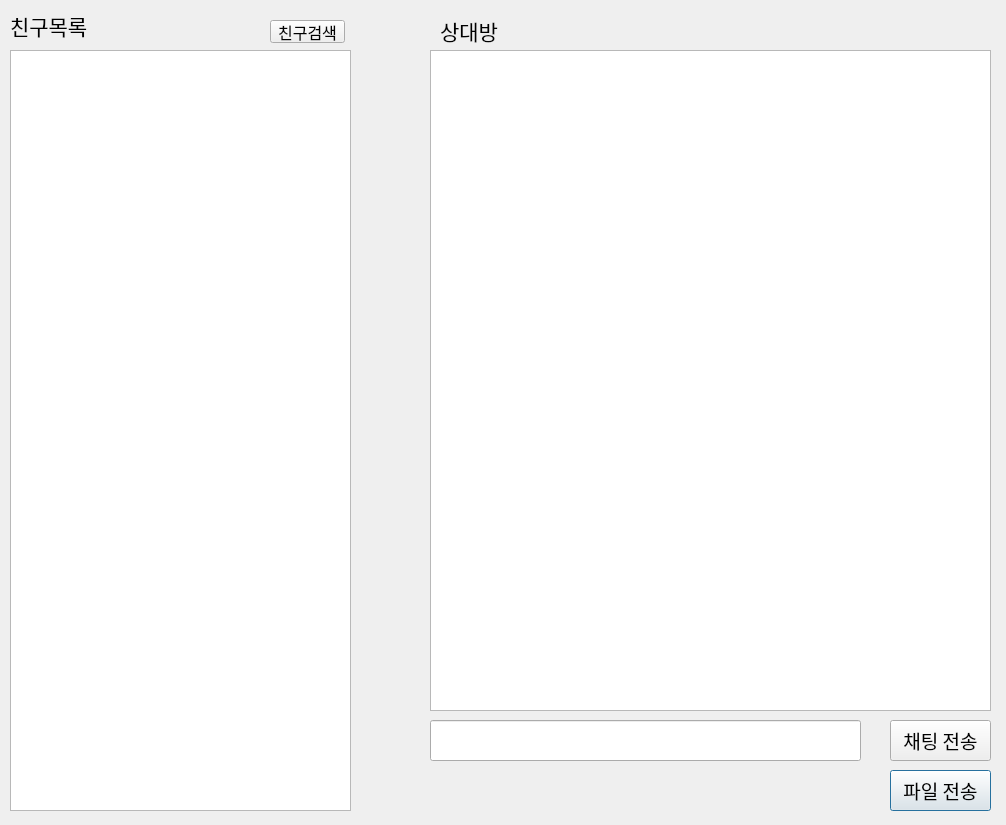
<?xml version="1.0" encoding="UTF-8"?>
<ui version="4.0">
 <class>Dialog</class>
 <widget class="QDialog" name="Dialog">
  <property name="geometry">
   <rect>
    <x>0</x>
    <y>0</y>
    <width>1006</width>
    <height>825</height>
   </rect>
  </property>
  <property name="windowTitle">
   <string>Dialog</string>
  </property>
  <widget class="QPlainTextEdit" name="Chatting_list">
   <property name="geometry">
    <rect>
     <x>430</x>
     <y>50</y>
     <width>561</width>
     <height>661</height>
    </rect>
   </property>
  </widget>
  <widget class="QPushButton" name="File_Send_Button">
   <property name="geometry">
    <rect>
     <x>890</x>
     <y>770</y>
     <width>101</width>
     <height>41</height>
    </rect>
   </property>
   <property name="font">
    <font>
     <family>Agency FB</family>
     <pointsize>14</pointsize>
    </font>
   </property>
   <property name="text">
    <string>파일 전송</string>
   </property>
  </widget>
  <widget class="QLineEdit" name="Chatting">
   <property name="geometry">
    <rect>
     <x>430</x>
     <y>720</y>
     <width>431</width>
     <height>41</height>
    </rect>
   </property>
  </widget>
  <widget class="QPushButton" name="Chatting_Send_Button">
   <property name="geometry">
    <rect>
     <x>890</x>
     <y>720</y>
     <width>101</width>
     <height>41</height>
    </rect>
   </property>
   <property name="font">
    <font>
     <family>Agency FB</family>
     <pointsize>14</pointsize>
    </font>
   </property>
   <property name="text">
    <string>채팅 전송</string>
   </property>
  </widget>
  <widget class="QLabel" name="label">
   <property name="geometry">
    <rect>
     <x>10</x>
     <y>10</y>
     <width>101</width>
     <height>31</height>
    </rect>
   </property>
   <property name="font">
    <font>
     <family>Agency FB</family>
     <pointsize>16</pointsize>
    </font>
   </property>
   <property name="text">
    <string>친구목록</string>
   </property>
  </widget>
  <widget class="QPushButton" name="Friend_Button">
   <property name="geometry">
    <rect>
     <x>270</x>
     <y>20</y>
     <width>75</width>
     <height>23</height>
    </rect>
   </property>
   <property name="font">
    <font>
     <family>Agency FB</family>
     <pointsize>12</pointsize>
    </font>
   </property>
   <property name="text">
    <string>친구검색</string>
   </property>
  </widget>
  <widget class="QLabel" name="label_2">
   <property name="geometry">
    <rect>
     <x>440</x>
     <y>10</y>
     <width>131</width>
     <height>41</height>
    </rect>
   </property>
   <property name="font">
    <font>
     <family>Agency FB</family>
     <pointsize>16</pointsize>
    </font>
   </property>
   <property name="text">
    <string>상대방</string>
   </property>
  </widget>
  <widget class="QListWidget" name="Friend_List">
   <property name="geometry">
    <rect>
     <x>10</x>
     <y>50</y>
     <width>341</width>
     <height>761</height>
    </rect>
   </property>
  </widget>
 </widget>
 <resources/>
 <connections/>
</ui>
